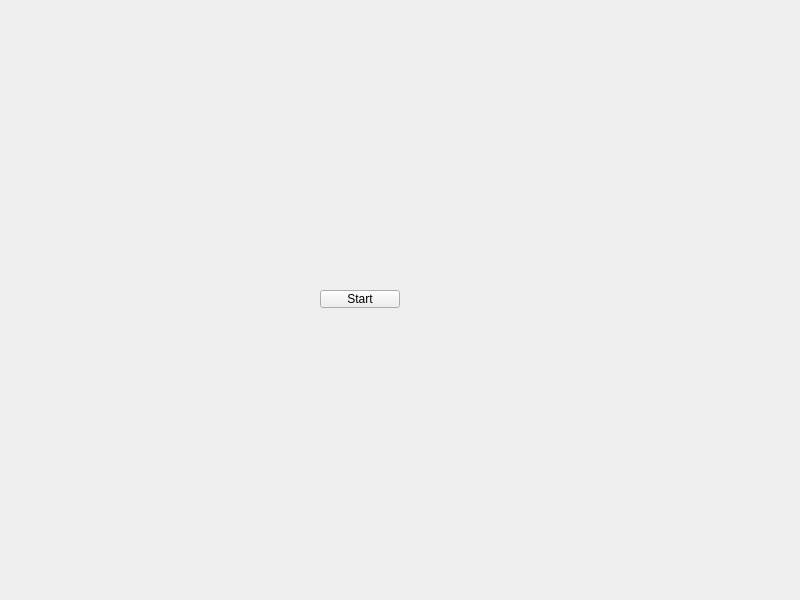
<?xml version="1.0" encoding="UTF-8"?>
<ui version="4.0">
 <class>Widget</class>
 <widget class="QWidget" name="Widget">
  <property name="geometry">
   <rect>
    <x>0</x>
    <y>0</y>
    <width>800</width>
    <height>600</height>
   </rect>
  </property>
  <property name="windowTitle">
   <string>Widget</string>
  </property>
  <widget class="QPushButton" name="start_pushButton">
   <property name="geometry">
    <rect>
     <x>320</x>
     <y>290</y>
     <width>80</width>
     <height>18</height>
    </rect>
   </property>
   <property name="text">
    <string>Start</string>
   </property>
  </widget>
 </widget>
 <resources/>
 <connections/>
</ui>
